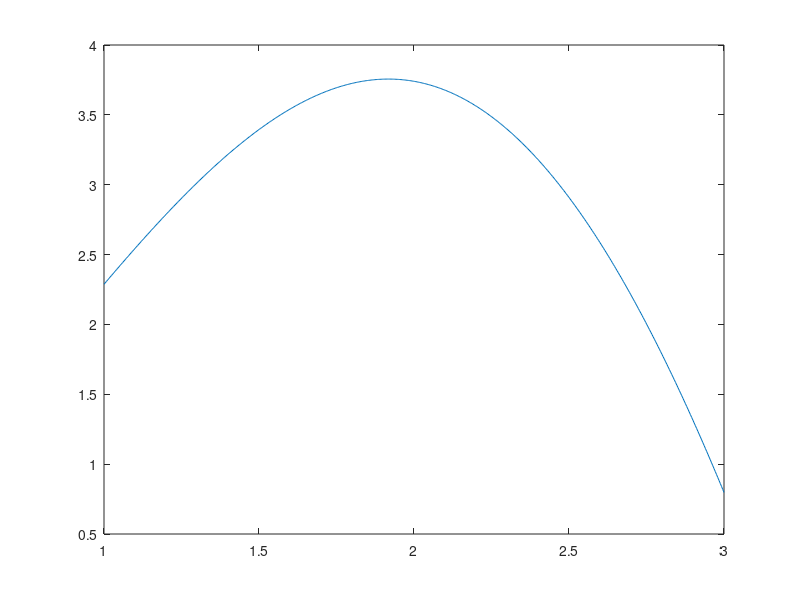
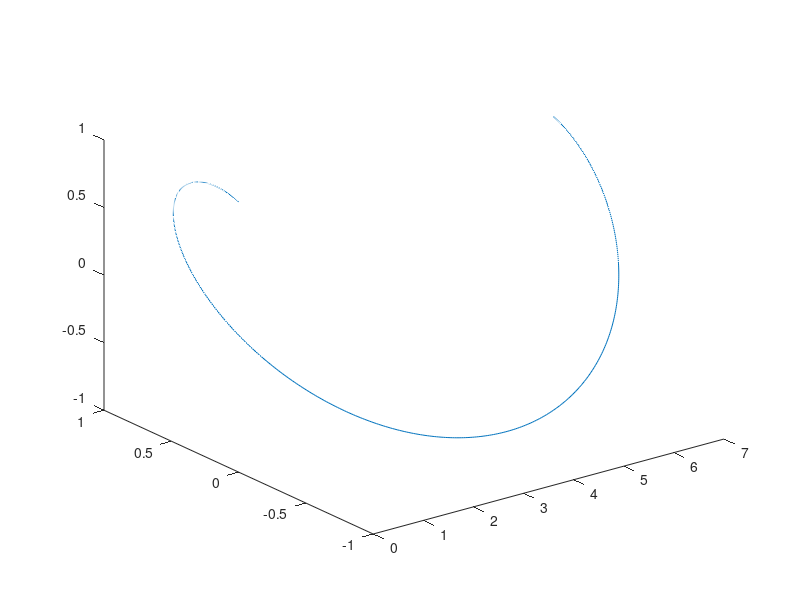
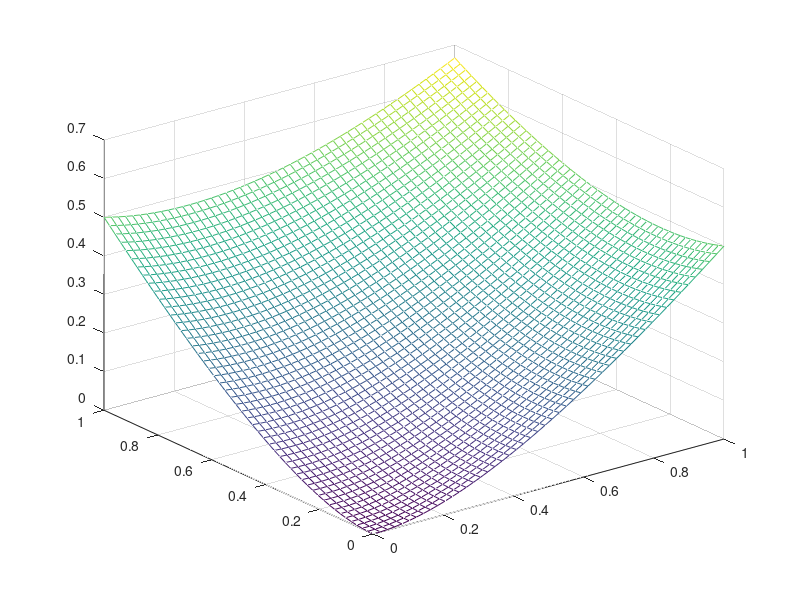

Here is the MATLAB script that generated these plots, in order:
x1 = linspace(1,3,500);
f = @(x) sin(x).*exp(sqrt(x));

figure(1);
plot(x1,f(x1));

t1 = linspace(0,2*pi,500);
ordinate3 = [t1' sin(t1)' cos(t1)'];

figure(2);
plot3(ordinate3(:,1),ordinate3(:,2),ordinate3(:,3));

[x2,y2] = meshgrid(linspace(0,1,50),linspace(0,1,50));
h = @(x,y) (x.^2 + y.^2)./(1 + x + y);

figure(3);
mesh(x2,y2,h(x2,y2));

waitfor(3);
waitfor(2);
waitfor(1);